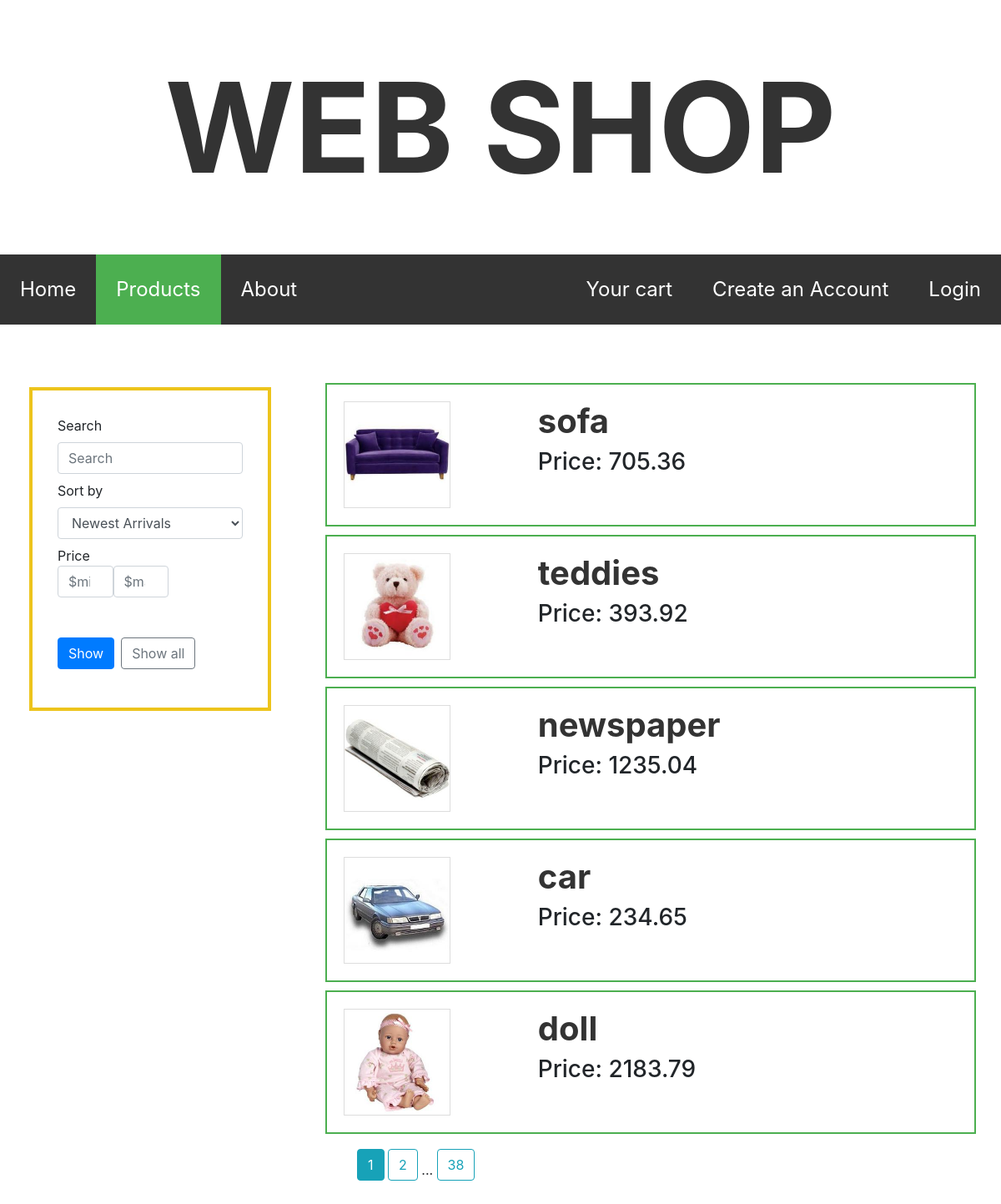
Page /products on the committed database.
### web_shop/models.py (models this page shows, shortened)
class Product(db.Model):
    id = db.Column(db.Integer(), primary_key=True)
    name = db.Column(db.String(80), nullable=False, unique=True)
    price = db.Column(db.Integer(), nullable=False)  # in cents
    description = db.Column(db.Text(), default='XDDDD', nullable=False)
    date_added = db.Column(db.DateTime(), nullable=False, default=datetime.utcnow)
    image = db.Column(db.String(), nullable=False, default='pokemon.jpg')

### web_shop/routes.py (the view)
@app.route('/products', methods=['POST', 'GET'])
def products():
    form = FilterForm()
    if form.validate_on_submit():  # redirect with filter arguments
        if form.show_all.data:
            return redirect(url_for('products'))
        return redirect(url_for('products', search=form.search.data, sort=form.sort.data,
                                min=form.min_price.data, max=form.max_price.data))
    min = request.args.get('min')
    if min:
        min_price = Decimal(min) * 100
    else:
        min_price = 0
    max = request.args.get('max')
    if max:
        max_price = Decimal(max) * 100
    else:
        max_price = float('inf')
    search = request.args.get('search') or ''
    sort = request.args.get('sort') or 'Newest Arrivals'
    products = Product.query.filter(Product.name.like(f"%{search}%"))
    products = products.filter(Product.price >= min_price, Product.price <= max_price)
    if sort == 'A-Z':
        products = products.order_by(Product.name)
    elif sort == 'Z-A':
        products = products.order_by(Product.name.desc())
    elif sort == 'price_decreasing':
        products = products.order_by(Product.price.desc())
    elif sort == 'price-increasing':
        products = products.order_by(Product.price)
    elif sort == 'Newest Arrivals':
        products = products.order_by(Product.date_added)
    page = request.args.get('page', 1, type=int)  # if only had i known this earlier
    products = products.paginate(per_page=5, page=page)
    form.search.data = request.args.get('search')
    form.sort.data = sort
    if min:
        form.min_price.data = Decimal(min)
    else:
        form.min_price.data = None
    if max:
        form.max_price.data = Decimal(max)
    else:
        form.max_price.data = None
    args = {'search': search, 'sort': sort, 'min': min, 'max': max}
    return render_template('products.html', title='Products', active='products', products=products,
                           form=form, page=page, args=args, cart=session.get('cart'), Product=Product, show_modal=False)

### web_shop/forms.py
class FilterForm(FlaskForm):
    search = StringField(label='Search', default='')
    sort = SelectField(label='Sort by', default='Newest Arrivals',
                       choices=[('A-Z', 'A-Z'), ('Z-A', 'Z-A'), ('price_decreasing', 'Price: High to Low'),
                                ('price-increasing', 'Price: Low to high'), ('Newest Arrivals', 'Newest Arrivals')])
    min_price = DecimalField(label="Min price", validators=[Optional()])
    max_price = DecimalField(label="Max price", validators=[Optional()])
    submit = SubmitField(label='Show')
    show_all = SubmitField(label='Show all')

### web_shop/templates/products.html (shortened to what this page needs)
{% extends "layout.html" %}
{% block content %}
<div class="left-content">
    <form method="POST">
        <fieldset class="filter-border">
            <div class="form-group mb-2" style="width:100%">
                {{ form.search.label(class="form-control-label") }}
                {{ form.search(class="form-control", placeholder="Search") }}
            </div>
            <div class="form-group mb-2">
                {{ form.sort.label(class="form-control-label") }}
                {{ form.sort(class="form-control") }}
            </div>
            <div class="form-group mb-2">
                <span>Price</span>
                <div class="d-flex">
                    <div style="width:30%">
                        {{ form.min_price(class="form-control", placeholder="$min") }}
                    </div>
                    <div style="width:30%">
                        {{ form.max_price(class="form-control", placeholder="$max") }}
                    </div>
                </div>
            </div>
            <div class="form-group d-flex mt-5">
                {{ form.submit(class="btn btn-primary mr-1") }}
                {{ form.show_all(class="btn btn-outline-secondary ml-1") }}
            </div>
        </fieldset>
    </form>
</div>
<div class="main-content">
    {% for product in products.items %}
        <fieldset class="product-border">
            <div class="left-content" style="padding:10;">
                <img class="product-image" src="{{ url_for('static', filename='pictures/' +product.image) }}">
            </div>
            <div class="main-content" style="padding:10;">
                <h1><a class="product-title" href="{{ url_for('this_product', product_id=product.id) }}">{{ product.name }}</a></h1>
                <h3>Price: {{ "{:.2f}".format(product.price / 100) }}</h3>
            </div>
        </fieldset>
    {% endfor %}
    <footer class="ml-5">
        {% for page_num in products.iter_pages(left_edge=2, left_current=1, right_current=2, right_edge=1) %}
            {% if page_num %}
                {% if page_num == page %}
                    <a class="btn btn-info mb-4 mt-2" href="">{{ page_num }}</a>
                {% else %}
                    <a class="btn btn-outline-info mb-4 mt-2" href="{{ url_for('products', page=page_num, **args) }}">{{ page_num }}</a>
                {% endif %}
            {% else %}
                <span class="mt-5 mb-4">...</span>
            {% endif %}
        {% endfor %}
    </footer>
</div>
{% endblock content %}

### web_shop/static/main.css (style rules this page uses)
a { text-decoration: none; }
.left-content { float: left; padding: 20px; width: 30%; }
.product-image { border: 1px solid #ddd; width: 8em; height: 8em; }
.main-content { float: left; width: 70%; padding: 20px; }
* { box-sizing: border-box; }
.product-border { display: block; border:2px solid #4CAF50; margin: 10px; }
.filter-border { display: block; border:4px solid #EDC41C; margin: 15px; padding: 30px; }
a.product-title { font-weight: bold; color: #333; text-decoration: none; }

### rows in the picture
Product: image (picture), name "sofa", product.price/100 "705.36"
Product: image (picture), name "teddies", product.price/100 "393.92"
Product: image (picture), name "newspaper", product.price/100 "1235.04"
Product: image (picture), name "car", product.price/100 "234.65"
Product: image (picture), name "doll", product.price/100 "2183.79"

### other values in the picture
{{ page_num }} "1"
{{ page_num }} "2" "38"
